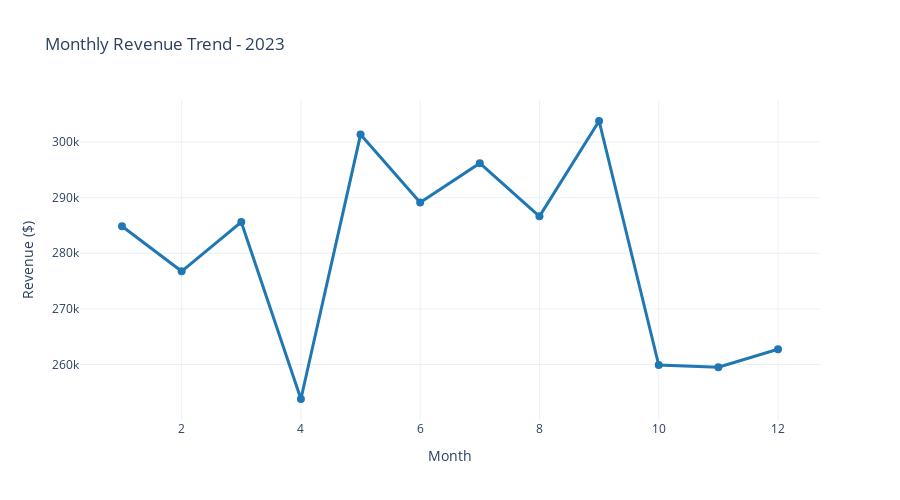

The code cell stored with this chart in its notebook:
### Markdown cell above
## 5. Revenue Trend Analysis

### Code cell
# Create monthly revenue trend chart
fig = metrics.create_monthly_revenue_chart(sales_delivered, year=ANALYSIS_YEAR)
fig.show()

### Figure 1 — Plotly figure (JSON) as saved in the notebook; plotly's stock layout.template omitted (floating-point values rounded to 4 significant figures)
{"data": [{"hovertemplate": "Month=%{x}<br>Revenue=%{y}<extra></extra>", "legendgroup": "", "line": {"color": "#1f77b4", "dash": "solid", "width": 3}, "marker": {"size": 8, "symbol": "circle"}, "mode": "lines+markers", "name": "", "orientation": "v", "showlegend": false, "type": "scatter", "x": [1, 2, 3, 4, 5, 6, 7, 8, 9, 10, 11, 12], "xaxis": "x", "y": [284900.0, 276800.0, 285600.0, 253800.0, 301300.0, 289100.0, 296200.0, 286600.0, 303800.0, 259900.0, 259500.0, 262700.0], "yaxis": "y"}], "layout": {"height": 500, "hovermode": "x unified", "legend": {"tracegroupgap": 0}, "title": {"text": "Monthly Revenue Trend - 2023"}, "xaxis": {"anchor": "y", "domain": [0, 1], "title": {"text": "Month"}}, "yaxis": {"anchor": "x", "domain": [0, 1], "title": {"text": "Revenue ($)"}}}}
